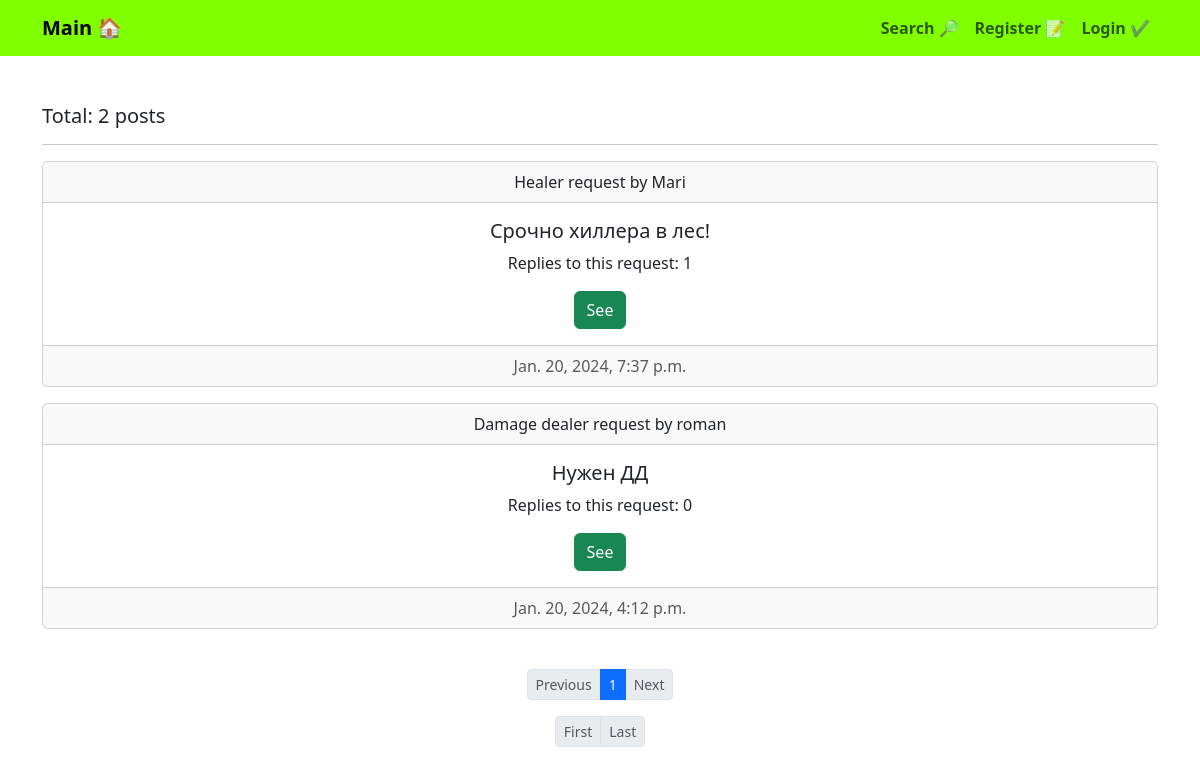
/board/, run on the app's committed database.
### board/models.py (models this page shows)
class Post(models.Model):
    date_of_creation = models.DateTimeField(
        auto_now_add=True,
    )
    author = models.ForeignKey(
        to=User,
        on_delete=models.CASCADE,
        related_name='post_created_by',
    )
    title = models.CharField(
        max_length=255,
        help_text='Up to 255 symbols',
    )
    category = models.CharField(
        max_length=15,
        choices=CATEGORIES,
        default=None,
    )
    content = RichTextUploadingField(
        blank=True,
    )
    class Meta:
        verbose_name = 'Post'
        verbose_name_plural = 'Posts'
    def __str__(self) -> str:
        return f'{self.title}'

### board/views.py (the view)
# urls.py: path('board/', PostsListView.as_view(), name='posts_list'),
class PostsListView(ListView):
    template_name = 'board/posts_list.html'
    context_object_name = 'list_of_posts'
    paginate_by = 5
    paginate_orphans = 1
    def get_context_data(self, **kwargs):
        context = super().get_context_data()
        pprint(context)
        return context
    def get_queryset(self):
        queryset = Post.objects.all().order_by('-date_of_creation').select_related('author')
        pprint(queryset)
        return queryset

### board/templatetags/board_filters.py (called while the page is built)
@register.filter
def listing(number: int) -> list:
    pagination_list = []
    for n in range(number):
        pagination_list.append(n + 1)
    return pagination_list

### board/templates/board/posts_list.html (shortened to what this page needs)
{% extends 'base.html' %}
{% load board_filters %}
{% block content %}
<h5 align="left">
    Total: {{ page_obj.paginator.count }} posts
</h5>
<hr>
{% for post in list_of_posts %}
<div class="card mb-3">
    <div class="card-header">
        {{ post.category }} request by {{ post.author }}
    </div>
    <div class="card-body">
        <h5 class="card-title">
            {{ post.title }}
        </h5>
        <p class="card-text">
            Replies to this request: {{ post.replies_to_post.count }}
        </p>
        <a href="{{ post.id }}" class="btn btn-success">
            See
        </a>
    </div>
    <div class="card-footer text-muted">
        {{ post.date_of_creation }}
    </div>
</div>
{% empty %}
<h2>
    No posts here yet
</h2>
{% endfor %}
<br>
<nav aria-label="Page navigation example">
    <ul class="pagination pagination-sm justify-content-center">
        {% if page_obj.has_previous %}
        <li class="page-item">
            <a class="page-link" href="?page={{ page_obj.previous_page_number }}">
                Previous
            </a>
        </li>
        {% else %}
        <li class="page-item disabled">
            <a class="page-link" href="#">
                Previous
            </a>
        </li>
        {% endif %}
        {% if page_obj.paginator.num_pages <= 5 %}
        {% for page_num in page_obj.paginator.num_pages|listing %}
        {% if page_num == page_obj.number %}
        <li class="page-item active" aria-current="page">
            <a class="page-link" href="?page={{ page_num }}">
                {{ page_num }}
            </a>
        </li>
        {% else %}
        <li class="page-item">
            <a class="page-link" href="?page={{ page_num }}">
                {{ page_num }}
            </a>
        </li>
        {% endif %}
        {% endfor %}
        {% endif %}
        {% if page_obj.has_next %}
        <li class="page-item">
            <a class="page-link" href="?page={{ page_obj.next_page_number }}">
                Next
            </a>
        </li>
        {% else %}
        <li class="page-item disabled">
            <a class="page-link" href="#">
                Next
            </a>
        </li>
        {% endif %}
    </ul>
</nav>
<nav aria-label="Page navigation example">
    <ul class="pagination pagination-sm justify-content-center">
        {% if page_obj.has_previous %}
        <li class="page-item">
            <a class="page-link" href="?page=1">
                First
            </a>
        </li>
        {% else %}
        <li class="page-item disabled">
            <a class="page-link" href="#">
                First
            </a>
        </li>
        {% endif %}
        {% if page_obj.has_next %}
        <li class="page-item">
            <a class="page-link" href="?page={{ page_obj.paginator.num_pages }}">
                Last
            </a>
        </li>
        {% else %}
        <li class="page-item disabled">
            <a class="page-link" href="#">
                Last
            </a>
        </li>
        {% endif %}
    </ul>
</nav>
{% endblock content %}

### templates/base.html (shortened to what this page needs)
<!doctype html>
<html lang="en">
<head>
    <link href="https://cdn.jsdelivr.net/npm/bootstrap@5.3.0-alpha3/dist/css/bootstrap.min.css"
          rel="stylesheet"
>
</head>
<body style="background-color: #ffffff;">
<nav class="navbar sticky-top navbar-expand-lg navbar-light" style="background-color: #7fff00;">
    <div class="container" id="navbarNav">
        <a class="navbar-brand" href="{% url 'posts_list' %}" style="font-weight: bold;">Main 🏠</a>
        <ul class="navbar-nav">
            <li class="nav-item">
                <a class="nav-link" href="{% url 'posts_search' %}" style="font-weight: bold;">Search 🔎</a>
            </li>
            {% if not user.is_authenticated %}
            <li class="nav-item">
                <a class="nav-link" href="{% url 'account_register' %}" style="font-weight: bold;">Register 📝</a>
            </li>
            <li class="nav-item">
                <a class="nav-link" href="{% url 'account_login' %}" style="font-weight: bold;">Login ✔</a>
            </li>
            {% endif %}
        </ul>
    </div>
</nav>
<div class="container mt-5 mb-5">
    <div class="row">
        <div class="col-lg-12 text-center">
            {% block content %}
            {% endblock content %}
        </div>
    </div>
</div>
</body>
</html>

### data on the page
Post: category "Healer", author "Mari", title "Срочно хиллера в лес!", replies_to_post.count "1", date_of_creation "Jan. 20, 2024, 7:37 p.m."
Post: category "Damage dealer", author "roman", title "Нужен ДД", replies_to_post.count "0", date_of_creation "Jan. 20, 2024, 4:12 p.m."

### other printed values
{{ page_obj.paginator.count }} "2"
{{ page_num }} "1"
